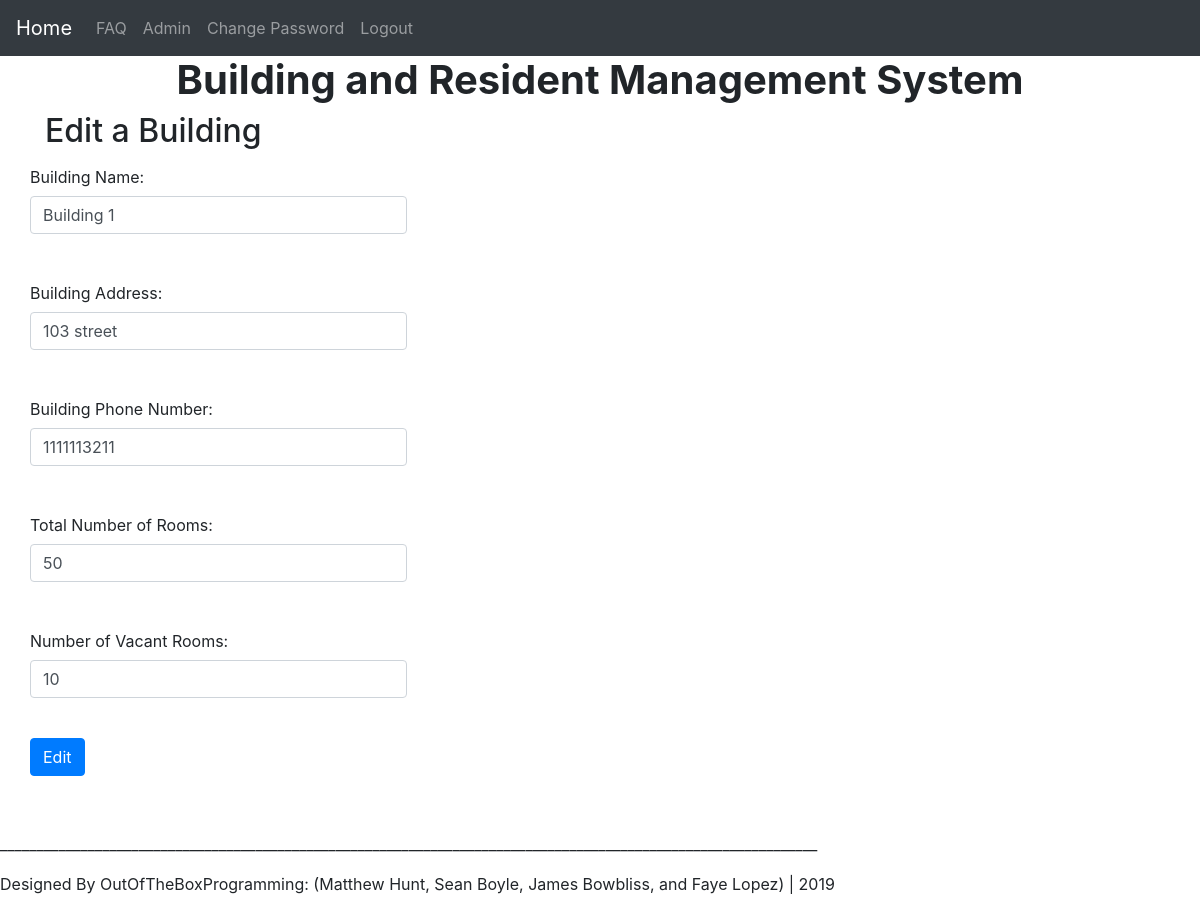
Page /edit_building.php?id=2 on the committed database.
### tables this page shows
CREATE TABLE `Buildings` (
  `BuildingID` int(11) NOT NULL AUTO_INCREMENT,
  `Name` varchar(100) NOT NULL,
  `Address` varchar(100) NOT NULL,
  `PhoneNumber` int(11) NOT NULL,
  `TotalRooms` int(11) NOT NULL,
  `TotalVacRooms` int(11) NOT NULL,
  `Res` varchar(20) NOT NULL DEFAULT 'Show Residents',
  `Edit` varchar(10) NOT NULL DEFAULT 'Edit',
  `Del` varchar(10) NOT NULL DEFAULT 'Delete',
  PRIMARY KEY (`BuildingID`)
);

### edit_building.php (the view, shortened to what this page needs)
<!doctype html>
<html lang=en>
<head>
</head>
<body>
<div id="container">
<?php include("header.php"); ?>
<div id="content">
        <div class="container"><h2>Edit a Building</h2></div>
<?php
    if ( (isset($_GET['id'])) && (is_numeric($_GET['id'])) ) {
        $id = $_GET['id'];
    } elseif ( (isset($_POST['id'])) && (is_numeric($_POST['id'])) ) {
        $id = $_POST['id'];
    } else {
        echo '<p class="error">This page has been accessed in error.</p>';
        include ('footer.php');
        exit();
    }
    require ('mysqli_connect.php');
    $q = "SELECT Name, Address, PhoneNumber, TotalRooms, TotalVacRooms FROM Buildings WHERE BuildingID=$id";
    $result = mysqli_query ($dbcon, $q);
    if (mysqli_num_rows($result) == 1) {
        $row = mysqli_fetch_array ($result, MYSQLI_NUM);
        echo '<div class="container"><form action="edit_building.php" method="post"><div class="form-group row"><div class="col-xs-3">
        <p><label class="col-form-label" for="Name">Building Name:</label><input class="fl-left form-control" type="text" name="Name" size="30" maxlength="50" value="' . $row[0] . '"></p>
        <br>
        <p><label class="col-form-label" for="Address">Building Address:</label><input class="fl-left form-control" type="text" name="Address" size="30" maxlength="50" value="' . $row[1] . '"></p>
        <br>
        <p><label class="col-form-label" for="PhoneNumber">Building Phone Number:</label><input class="fl-left form-control" type="text" name="PhoneNumber" size="30" maxlength="50" value="' . $row[2] . '"></p>
        <br>
        <p><label class="col-form-label" for="TotalRooms">Total Number of Rooms:</label><input class="fl-left form-control" type="number" name="TotalRooms" size="30" maxlength="50" value="' . $row[3] . '"></p>
        <br>
        <p><label class="col-form-label" for="TotalVacRooms">Number of Vacant Rooms:</label><input class="fl-left form-control" type="number" name="TotalVacRooms" size="30" maxlength="50" value="' . $row[4] . '"></p>
        <br>
        <p><input class="btn btn-primary" id="submit" type="submit" name="submit" value="Edit"></p>
        <br>
        <input type="hidden" name="id" value="' . $id . '" />
        </div></div></form></div>';
    } else {
        echo '<p class="error">This page has been accessed in error.</p>';
    }
?>
    <footer>
	</footer>
</div>
</div>
</body>
</html>

### rows in the picture
buildings: Name "Building 1", Address "103 street", PhoneNumber "1111113211", TotalRooms "50", TotalVacRooms "10"
